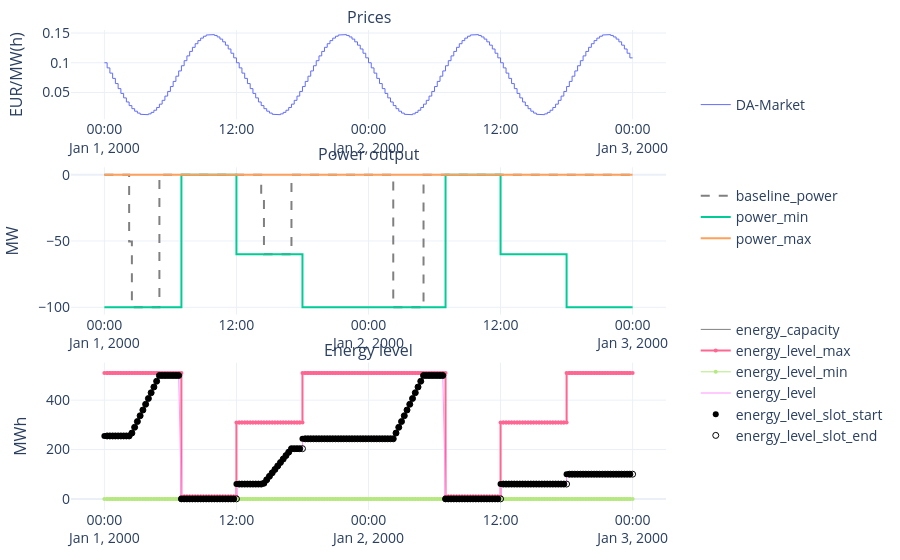

The code cell stored with this chart in its notebook:
### Code cell
plot_battery_operation(df_results.index, EV_fleet, {"DA-Market": df_inputs['da_price_curve']})

### Figure 1 — Plotly figure (JSON) as saved in the notebook; plotly's stock layout.template omitted (floating-point values rounded to 4 significant figures; data arrays with more than 128 entries replaced by an {"elided": "..."} marker saying what was removed)
{"data": [{"fill": "none", "legendgroup": "0", "line": {"width": 1}, "mode": "lines", "name": "DA-Market", "type": "scatter", "x": {"elided": "384 str values"}, "xaxis": "x", "y": {"elided": "384 float values"}, "yaxis": "y"}, {"legendgroup": "2", "line": {"color": "grey", "dash": "dash"}, "mode": "lines", "name": "baseline_power", "type": "scatter", "x": {"elided": "384 str values"}, "xaxis": "x2", "y": {"elided": "384 float values"}, "yaxis": "y2"}, {"legendgroup": "2", "mode": "lines", "name": "power_min", "type": "scatter", "x": {"elided": "384 str values"}, "xaxis": "x2", "y": {"elided": "384 int values"}, "yaxis": "y2"}, {"legendgroup": "2", "line": {"color": "white", "width": 0}, "mode": "lines", "name": "invisible_line_to_set_reference_for_reserved-power-up-service", "showlegend": false, "type": "scatter", "x": {"elided": "384 str values"}, "xaxis": "x2", "y": {"elided": "384 float values"}, "yaxis": "y2"}, {"legendgroup": "2", "mode": "lines", "name": "power_max", "type": "scatter", "x": {"elided": "384 str values"}, "xaxis": "x2", "y": {"elided": "384 int values"}, "yaxis": "y2"}, {"fill": "none", "legendgroup": "1", "line": {"color": "grey", "width": 1}, "marker": {"size": 4}, "mode": "lines", "name": "energy_capacity", "type": "scatter", "x": {"elided": "384 str values"}, "xaxis": "x3", "y": {"elided": "384 int values"}, "yaxis": "y3"}, {"fill": "none", "legendgroup": "1", "marker": {"size": 4}, "mode": "lines+markers", "name": "energy_level_max", "type": "scatter", "x": {"elided": "384 str values"}, "xaxis": "x3", "y": {"elided": "384 int values"}, "yaxis": "y3"}, {"fill": "none", "legendgroup": "1", "line": {"width": 1}, "marker": {"size": 4}, "mode": "lines+markers", "name": "energy_level_min", "type": "scatter", "x": {"elided": "384 str values"}, "xaxis": "x3", "y": {"elided": "384 int values"}, "yaxis": "y3"}, {"legendgroup": "1", "line": {"width": 1}, "mode": "lines", "name": "energy_level", "type": "scatter", "x": {"elided": "384 str values"}, "xaxis": "x3", "y": {"elided": "384 float values"}, "yaxis": "y3"}, {"legendgroup": "1", "line": {"color": "white", "width": 0}, "mode": "lines", "name": "invisible_line_to_set_reference_for_reserved_energy_up_service", "showlegend": false, "type": "scatter", "x": {"elided": "384 str values"}, "xaxis": "x3", "y": {"elided": "384 float values"}, "yaxis": "y3"}, {"legendgroup": "1", "marker": {"color": "black"}, "mode": "markers", "name": "energy_level_slot_start", "type": "scatter", "x": {"elided": "192 str values"}, "xaxis": "x3", "y": {"elided": "192 float values"}, "yaxis": "y3"}, {"legendgroup": "1", "marker": {"color": "rgba(0,0,0,0)", "line": {"color": "black", "width": 1}, "symbol": "circle"}, "mode": "markers", "name": "energy_level_slot_end", "type": "scatter", "x": {"elided": "192 str values"}, "xaxis": "x3", "y": {"elided": "192 float values"}, "yaxis": "y3"}], "layout": {"annotations": [{"font": {"size": 16}, "showarrow": false, "text": "Prices", "x": 0.5, "xanchor": "center", "xref": "paper", "y": 1.0, "yanchor": "bottom", "yref": "paper"}, {"font": {"size": 16}, "showarrow": false, "text": "Power output", "x": 0.5, "xanchor": "center", "xref": "paper", "y": 0.714, "yanchor": "bottom", "yref": "paper"}, {"font": {"size": 16}, "showarrow": false, "text": "Energy level", "x": 0.5, "xanchor": "center", "xref": "paper", "y": 0.307, "yanchor": "bottom", "yref": "paper"}], "font": {"size": 14}, "legend": {"font": {"size": 14}, "groupclick": "toggleitem", "tracegroupgap": 70, "x": 1.05, "y": 0.5}, "margin": {"b": 50, "l": 50, "r": 30, "t": 30}, "xaxis": {"anchor": "y", "domain": [0, 1], "matches": "x3", "showticklabels": true, "tickmode": "auto", "title": {"font": {"size": 14}}}, "xaxis2": {"anchor": "y2", "domain": [0, 1], "matches": "x3", "showticklabels": true, "tickmode": "auto", "title": {"font": {"size": 14}}}, "xaxis3": {"anchor": "y3", "domain": [0, 1], "showticklabels": true, "tickmode": "auto", "title": {"font": {"size": 14}}}, "yaxis": {"anchor": "x", "domain": [0.814, 1.0], "title": {"font": {"size": 16}, "text": "EUR/MW(h)"}}, "yaxis2": {"anchor": "x2", "domain": [0.407, 0.714], "title": {"font": {"size": 16}, "text": "MW"}}, "yaxis3": {"anchor": "x3", "domain": [0, 0.307], "title": {"font": {"size": 16}, "text": "MWh"}}}}
